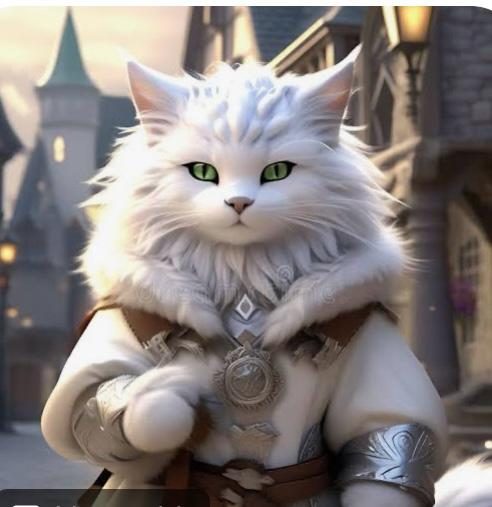
#> input picture backend/storage/uploads/047a0da9e21a4a01ae1eeee0d950fd56.jpeg, 492 x 507 px
$ python -i image_to_3d_silhouette.py   (imports and definitions only)
#> lines starting #> are read from the running program, lines starting #| are printed output that depends on the picture; after the words box and inside, x2 and y2 are one past the last pixel; in counts of white or black regions, pixels touching at a corner belong together
from __future__ import annotations

from dataclasses import dataclass
from pathlib import Path
from typing import Any

import numpy as np
from PIL import Image


@dataclass
class SilhouetteConfig:
    width: float = 1.2
    height: float = 1.05
    depth: float = 0.35
    scale: float = 1.0
    quality: str = "draft"   # draft | standard | high
    texture: bool = False
    bg_distance_threshold: float = 28.0
    alpha_threshold: int = 16


QUALITY_TO_GRID = {
    "draft": 40,
    "standard": 64,
    "high": 96,
}

QUALITY_TO_DEPTH_LAYERS = {
    "draft": 6,
    "standard": 10,
    "high": 14,
}


def _clamp_quality(quality: str) -> str:
    return quality if quality in QUALITY_TO_GRID else "draft"


def _load_rgba(image_path: Path) -> Image.Image:
    img = Image.open(image_path).convert("RGBA")
    return img


def _corner_bg_color(arr: np.ndarray) -> np.ndarray:
    h, w, _ = arr.shape
    patch = max(2, min(h, w) // 20)

    corners = [
        arr[:patch, :patch, :3],
        arr[:patch, w - patch:w, :3],
        arr[h - patch:h, :patch, :3],
        arr[h - patch:h, w - patch:w, :3],
    ]
    samples = np.concatenate([c.reshape(-1, 3) for c in corners], axis=0)
    return samples.mean(axis=0)


def _neighbor_count(mask: np.ndarray) -> np.ndarray:
    p = np.pad(mask.astype(np.uint8), 1)
    return (
        p[:-2, :-2] + p[:-2, 1:-1] + p[:-2, 2:] +
        p[1:-1, :-2] +                 p[1:-1, 2:] +
        p[2:, :-2] + p[2:, 1:-1] + p[2:, 2:]
    )


def _cleanup_mask(mask: np.ndarray, rounds: int = 2) -> np.ndarray:
    out = mask.astype(bool)
    for _ in range(rounds):
        n = _neighbor_count(out)
        out = np.where(out, n >= 2, n >= 5)
    return out


def _mask_from_image(img: Image.Image, alpha_threshold: int, bg_distance_threshold: float) -> np.ndarray:
#> called with alpha_threshold = 16, bg_distance_threshold = 28
    arr = np.asarray(img).astype(np.float32)
    rgb = arr[..., :3]
    alpha = arr[..., 3]
#> alpha: shape (507, 492) float32; every value is 255

    # Prefer real transparency if present
    if float(alpha.min()) < 250.0:
        mask = alpha > alpha_threshold
        return _cleanup_mask(mask, rounds=2)

    # Otherwise estimate subject against corner background
    bg = _corner_bg_color(arr)
#> in _corner_bg_color, `samples = np.concatenate([c.reshape(-1, 3) for c in corners], axis=0)`: samples = 2304 rows, first 8: [252, 252, 252], [252, 252, 252], [253, 253, 253], [254, 254, 254], [254, 254, 254], [255, 255, 255], [255, 255, 255], [255, 255, 255]
#> bg = [161.2, 160.3, 161.5]
    dist = np.linalg.norm(rgb - bg[None, None, :], axis=-1)
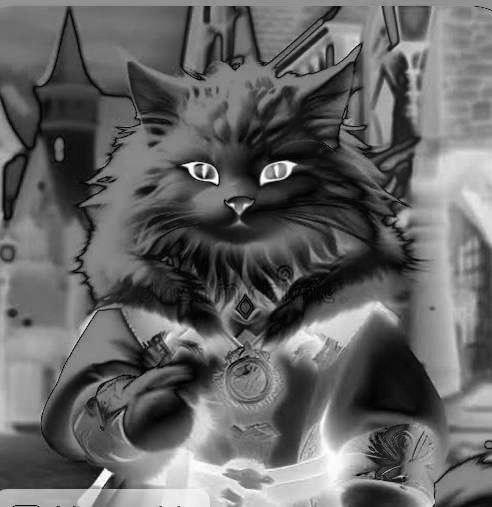
#> dist: shape (507, 492) float32; min 0.902, max 278.8, mean 111.5; drawn with min black and max white

    luminance = 0.2126 * rgb[..., 0] + 0.7152 * rgb[..., 1] + 0.0722 * rgb[..., 2]
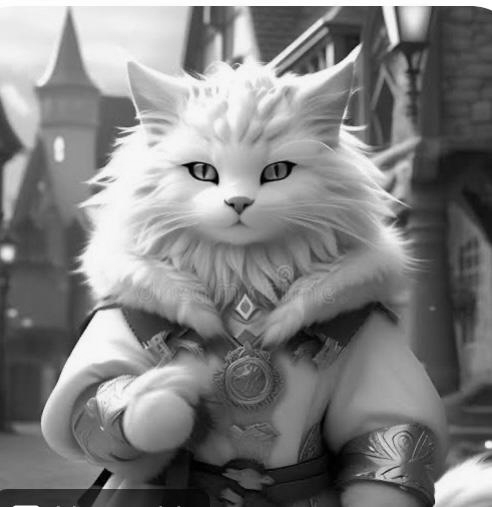
#> luminance: shape (507, 492) float32; min 0, max 255, mean 128.2
    near_white = luminance > 246.0
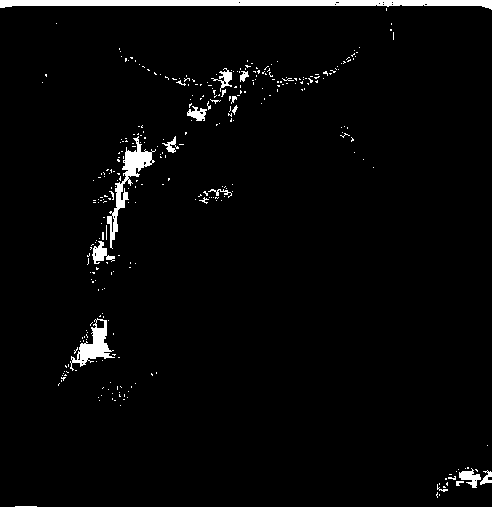
#> near_white: shape (507, 492) bool; 2.9% white; 321 white regions (303 under 20 px), largest, box (x1, y1, x2, y2) and area: (0, 0, 492, 10) 2976, (107, 136, 156, 249) 1111, (70, 318, 115, 371) 811

    mask = (dist > bg_distance_threshold) & (~near_white | (dist > bg_distance_threshold * 1.5))
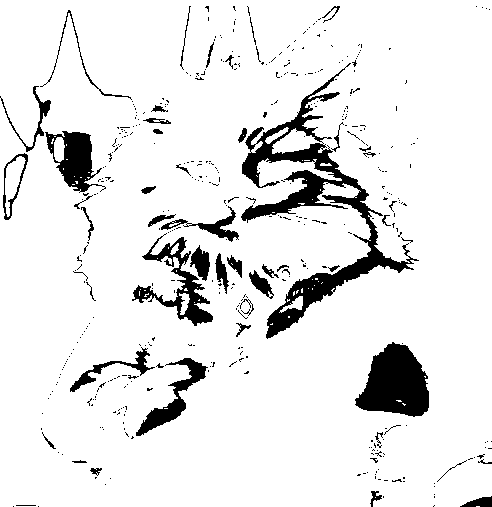
#> mask: shape (507, 492) bool; 90.6% white; 440 black regions (390 under 20 px), largest, box (x1, y1, x2, y2) and area: (241, 63, 419, 339) 8082, (355, 342, 429, 417) 3728, (132, 233, 213, 326) 1915
    mask = _cleanup_mask(mask, rounds=2)
#> the loop in _cleanup_mask, `for _ in range(rounds):` made 2 passes
#> pass 1, in _neighbor_count, `p = np.pad(mask.astype(np.uint8), 1)`:
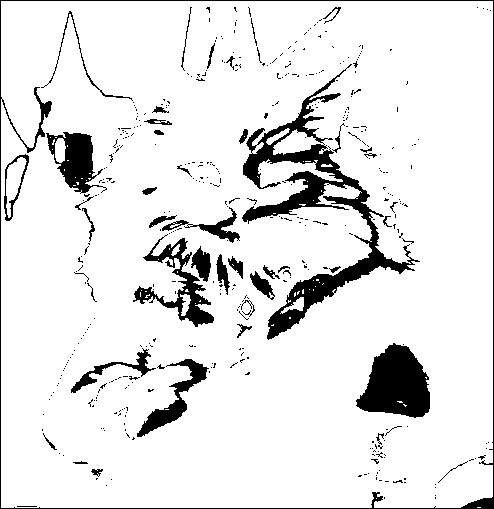
#> p: shape (509, 494); values 0 (black) and 1 (white), 89.9% white; 432 black regions (385 under 20 px), largest, box (x1, y1, x2, y2) and area: (242, 64, 420, 340) 8082, (356, 343, 430, 418) 3728, (0, 0, 494, 509) 2750
#> after the loop in _cleanup_mask, `for _ in range(rounds):`:
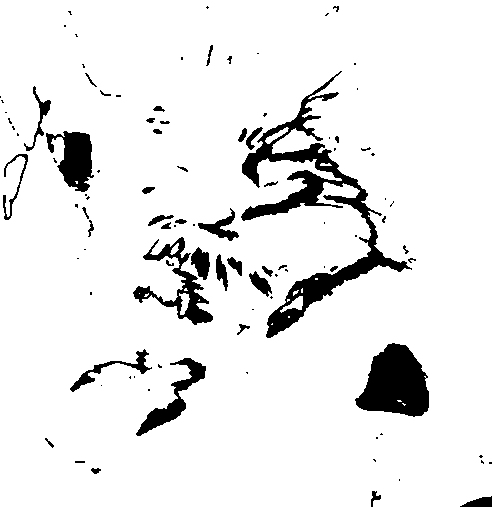
#> out: shape (507, 492) bool; 91.7% white; 100 black regions (57 under 20 px), largest, box (x1, y1, x2, y2) and area: (241, 71, 412, 338) 7568, (355, 343, 429, 417) 3711, (133, 237, 213, 325) 1789
    return mask


def _resize_mask(mask: np.ndarray, max_side: int) -> np.ndarray:
#> called with max_side = 40
    h, w = mask.shape
#> h = 507; w = 492
    scale = min(1.0, max_side / max(h, w))
#> scale = 0.0789
    new_w = max(8, int(round(w * scale)))
#> new_w = 39
    new_h = max(8, int(round(h * scale)))
#> new_h = 40

    pil = Image.fromarray((mask.astype(np.uint8) * 255), mode="L")
    resized = pil.resize((new_w, new_h), Image.Resampling.NEAREST)
#> resized: PIL image 39x40 L; 91.3% white; black in thin lines or dots
    arr = np.asarray(resized) > 127
#> arr: shape (40, 39) bool; 91.3% white; black in thin lines or dots
    return _cleanup_mask(arr, rounds=1)


def _sample_color_grid(img: Image.Image, target_w: int, target_h: int) -> np.ndarray:
#> called with target_w = 39, target_h = 40
    small = img.convert("RGB").resize((target_w, target_h), Image.Resampling.BILINEAR)
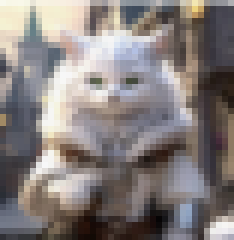
#> small: PIL image 39x40 RGB (shown 6 times larger); mean R, G, B 133.7, 126.7, 125.1
    return np.asarray(small).astype(np.float32) / 255.0


def _add_face(
    vertices: list[float],
    indices: list[int],
    normals: list[float],
    colors: list[float],
    quad: list[tuple[float, float, float]],
    normal: tuple[float, float, float],
    color: tuple[float, float, float],
) -> None:
    base = len(vertices) // 3
    for vx, vy, vz in quad:
        vertices.extend([float(vx), float(vy), float(vz)])
        normals.extend([float(normal[0]), float(normal[1]), float(normal[2])])
        colors.extend([float(color[0]), float(color[1]), float(color[2])])

    indices.extend([
        base + 0, base + 1, base + 2,
        base + 0, base + 2, base + 3,
    ])


def _voxel_surface_mesh(
    mask: np.ndarray,
    color_grid: np.ndarray,
    width: float,
    height: float,
    depth: float,
    depth_layers: int,
) -> dict[str, list[float] | list[int] | None]:
#> called with width = 1.2, height = 1.05, depth = 0.35, depth_layers = 6
    h, w = mask.shape
#> h = 40; w = 39
    occ = np.repeat(mask[:, :, None], depth_layers, axis=2)

    dx = width / max(w, 1)
#> dx = 0.0308
    dy = height / max(h, 1)
#> dy = 0.0263
    dz = depth / max(depth_layers, 1)

    x_start = -width / 2.0
    y_start = -height / 2.0
    z_start = -depth / 2.0

    vertices: list[float] = []
    indices: list[int] = []
    normals: list[float] = []
    colors: list[float] = []

    def filled(x: int, y: int, z: int) -> bool:
        if x < 0 or x >= w or y < 0 or y >= h or z < 0 or z >= depth_layers:
            return False
        return bool(occ[y, x, z])

    for y in range(h):
        for x in range(w):
            if not mask[y, x]:
                continue

            # Flip Y for nicer upright preview
            yy = h - 1 - y

            col = tuple(color_grid[yy, x].tolist())

            for z in range(depth_layers):
                if not occ[yy, x, z]:
                    continue

                x0 = x_start + x * dx
                x1 = x0 + dx
                y0 = y_start + yy * dy
                y1 = y0 + dy
                z0 = z_start + z * dz
                z1 = z0 + dz

                # -X
                if not filled(x - 1, yy, z):
                    _add_face(
                        vertices, indices, normals, colors,
                        [(x0, y0, z0), (x0, y1, z0), (x0, y1, z1), (x0, y0, z1)],
                        (-1.0, 0.0, 0.0), col
                    )

                # +X
                if not filled(x + 1, yy, z):
                    _add_face(
                        vertices, indices, normals, colors,
                        [(x1, y0, z1), (x1, y1, z1), (x1, y1, z0), (x1, y0, z0)],
                        (1.0, 0.0, 0.0), col
                    )

                # -Y
                if not filled(x, yy - 1, z):
                    _add_face(
                        vertices, indices, normals, colors,
                        [(x0, y0, z1), (x1, y0, z1), (x1, y0, z0), (x0, y0, z0)],
                        (0.0, -1.0, 0.0), col
                    )

                # +Y
                if not filled(x, yy + 1, z):
                    _add_face(
                        vertices, indices, normals, colors,
                        [(x0, y1, z0), (x1, y1, z0), (x1, y1, z1), (x0, y1, z1)],
                        (0.0, 1.0, 0.0), col
                    )

                # -Z
                if not filled(x, yy, z - 1):
                    _add_face(
                        vertices, indices, normals, colors,
                        [(x1, y0, z0), (x1, y1, z0), (x0, y1, z0), (x0, y0, z0)],
                        (0.0, 0.0, -1.0), col
                    )

                # +Z
                if not filled(x, yy, z + 1):
                    _add_face(
                        vertices, indices, normals, colors,
                        [(x0, y0, z1), (x0, y1, z1), (x1, y1, z1), (x1, y0, z1)],
                        (0.0, 0.0, 1.0), col
                    )
#> this loop made 40 passes

    return {
        "vertices": vertices,
        "indices": indices,
        "normals": normals,
        "uvs": None,
        "colors": colors if colors else None,
    }


def run_image_to_3d_silhouette(
    image_path: Path,
    *,
    prompt: str = "",
    preset: str = "generic_object",
    width: float = 1.2,
    height: float = 1.05,
    depth: float = 0.35,
    scale: float = 1.0,
    texture: bool = False,
    return_format: str = "json_mesh",
    quality: str = "draft",
) -> dict[str, Any]:
    quality = _clamp_quality(quality)
    max_side = QUALITY_TO_GRID[quality]
    depth_layers = QUALITY_TO_DEPTH_LAYERS[quality]

    img = _load_rgba(image_path)
    mask = _mask_from_image(
        img,
        alpha_threshold=16,
        bg_distance_threshold=28.0,
    )
    mask_small = _resize_mask(mask, max_side=max_side)

    if not mask_small.any():
        raise ValueError("Could not detect a usable subject silhouette from the image.")

    color_grid = _sample_color_grid(img, target_w=mask_small.shape[1], target_h=mask_small.shape[0])

    mesh = _voxel_surface_mesh(
        mask=mask_small,
        color_grid=color_grid,
        width=width * scale,
        height=height * scale,
        depth=depth * scale,
        depth_layers=depth_layers,
    )

    return {
        "ok": True,
        "type": "mesh",
        "format": "json_mesh",
        "mesh": {
            "vertices": mesh["vertices"],
            "indices": mesh["indices"],
            "normals": mesh["normals"],
            "uvs": mesh["uvs"],
            "colors": mesh["colors"],
            "material": {
                "color": 0x94F3DE,
                "metalness": 0.12,
                "roughness": 0.78,
                "transparent": False,
                "opacity": 1.0,
            },
        },
        "meta": {
#> (the run stopped early here; a loop or call above may not have finished)
